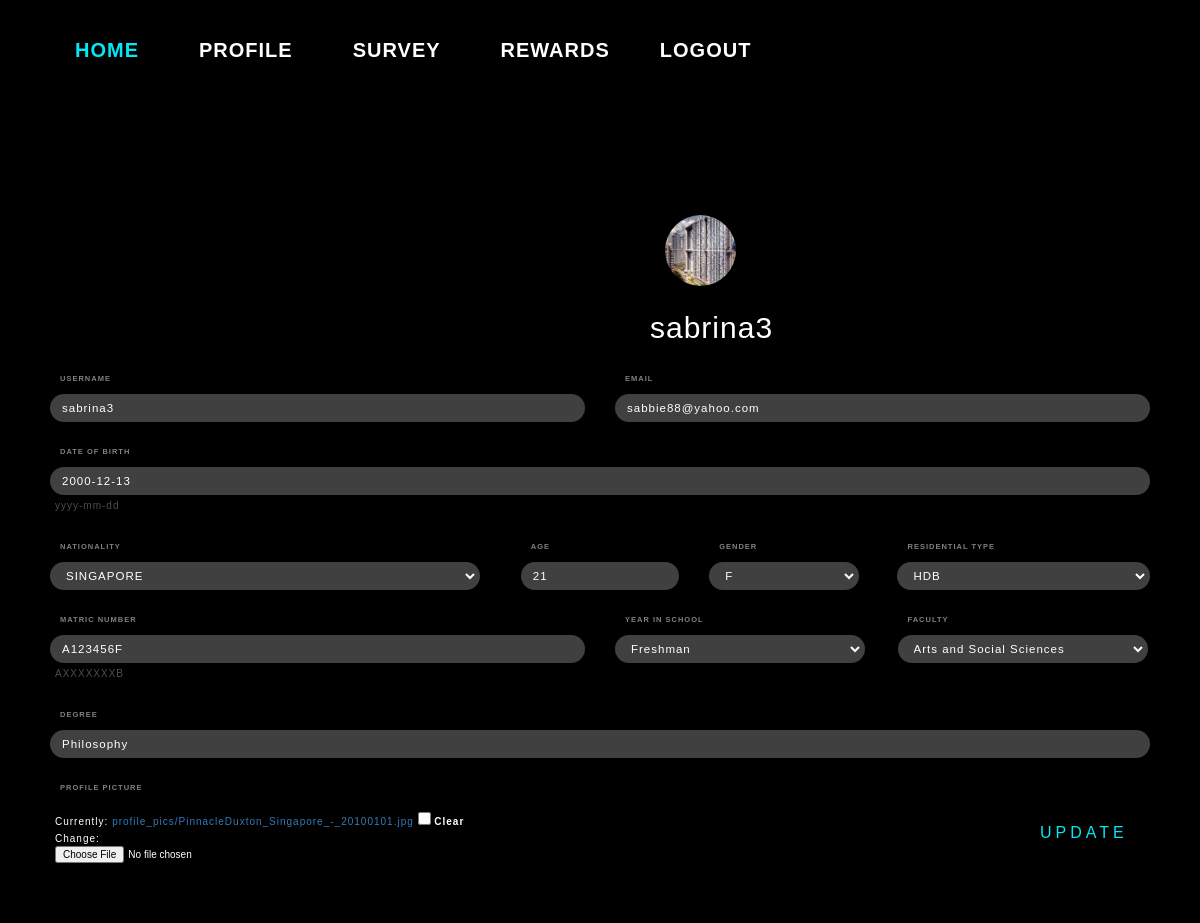
The app's page /accounts/profile/ (signed in) with its own data.
### accounts/models.py (models this page shows, shortened)
class UserProfileInfo(models.Model):
    user = models.OneToOneField(User, on_delete=models.CASCADE)
    name = models.CharField('Full Name',max_length=200)
    matriculationNumber = models.CharField('Matric Number',
    max_length=10,help_text='AXXXXXXXB')
    age = models.IntegerField()
    dob = models.DateField('Date of Birth', help_text='yyyy-mm-dd')
    genderChoices = [('Female','F'),('Male','M')]
    gender = models.CharField(max_length=10, choices=genderChoices)
    email = models.EmailField(max_length=200, blank=False)
    portfolio_site = models.URLField(blank=True)
    profile_pic = models.ImageField(upload_to='profile_pics', blank=True)
    countryChoices = [
    ('AF', 'AFGHANISTAN'),
    ('AL', 'ALBANIA'),
    ('DZ', 'ALGERIA'),
    ('AS', 'AMERICAN SAMOA'),
    ('AD', 'ANDORRA'),
    ('AO', 'ANGOLA'),
    ('AI', 'ANGUILLA'),
    ('AQ', 'ANTARCTICA'),
    ('AG', 'ANTIGUA AND BARBUDA'),
    ('AR', 'ARGENTINA'),
    ('AM', 'ARMENIA'),
    ('AW', 'ARUBA'),
    ('AU', 'AUSTRALIA'),
    ('AT', 'AUSTRIA'),
    ('AZ', 'AZERBAIJAN'),
    ('BS', 'BAHAMAS'),
    ('BH', 'BAHRAIN'),
    ('BD', 'BANGLADESH'),
    ('BB', 'BARBADOS'),
    ('BY', 'BELARUS'),
    ('BE', 'BELGIUM'),
    ('BZ', 'BELIZE'),
    ('BJ', 'BENIN'),
    ('BM', 'BERMUDA'),
    ('BT', 'BHUTAN'),
    ('BO', 'BOLIVIA'),
    ('BA', 'BOSNIA AND HERZEGOVINA'),
    ('BW', 'BOTSWANA'),
    ('BV', 'BOUVET ISLAND'),
    ('BR', 'BRAZIL'),
    ('IO', 'BRITISH INDIAN OCEAN TERRITORY'),
    ('BN', 'BRUNEI DARUSSALAM'),
    ('BG', 'BULGARIA'),
    ('BF', 'BURKINA FASO'),
    ('BI', 'BURUNDI'),
    ('KH', 'CAMBODIA'),
    ('CM', 'CAMEROON'),
    ('CA', 'CANADA'),
    ('CV', 'CAPE VERDE'),
    ('KY', 'CAYMAN ISLANDS'),
    ('CF', 'CENTRAL AFRICAN REPUBLIC'),
    ('TD', 'CHAD'),
    ('CL', 'CHILE'),
    ('CN', 'CHINA'),
    ('CX', 'CHRISTMAS ISLAND'),
    ('CC', 'COCOS (KEELING) ISLANDS'),
    ('CO', 'COLOMBIA'),
    ('KM', 'COMOROS'),
    ('CG', 'CONGO'),
    ('CD', 'CONGO, THE DEMOCRATIC REPUBLIC OF'),
    ('CK', 'COOK ISLANDS'),
    ('CR', 'COSTA RICA'),
    ('CI', "CÃ”TE D'IVOIRE"),
    ('HR', 'CROATIA'),
    ('CU', 'CUBA'),
    ('CY', 'CYPRUS'),
    ('CZ', 'CZECH REPUBLIC'),
    ('DK', 'DENMARK'),
    ('DJ', 'DJIBOUTI'),
    ('DM', 'DOMINICA'),
    ('DO', 'DOMINICAN REPUBLIC'),
    ('EC', 'ECUADOR'),
    ('EG', 'EGYPT'),
    ('SV', 'EL SALVADOR'),
    ('GQ', 'EQUATORIAL GUINEA'),
    ('ER', 'ERITREA'),
    ('EE', 'ESTONIA'),
    ('ET', 'ETHIOPIA'),
    ('FK', 'FALKLAND ISLANDS (MALVINAS)'),
    ('FO', 'FAROE ISLANDS'),
    ('FJ', 'FIJI'),
    ('FI', 'FINLAND'),
    ('FR', 'FRANCE'),
    ('GF', 'FRENCH GUIANA'),
    ('PF', 'FRENCH POLYNESIA'),
    ('TF', 'FRENCH SOUTHERN TERRITORIES'),
    ('GA', 'GABON'),
    ('GM', 'GAMBIA'),
    ('GE', 'GEORGIA'),
    ('DE', 'GERMANY'),
    ('GH', 'GHANA'),
    ('GI', 'GIBRALTAR'),
    ('GR', 'GREECE'),
    ('GL', 'GREENLAND'),
    ('GD', 'GRENADA'),
    ('GP', 'GUADELOUPE'),
    ('GU', 'GUAM'),
    ('GT', 'GUATEMALA'),
    ('GN', 'GUINEA'),
    ('GW', 'GUINEA'),
    ('GY', 'GUYANA'),
    ('HT', 'HAITI'),
    ('HM', 'HEARD ISLAND AND MCDONALD ISLANDS'),
    ('HN', 'HONDURAS'),
    ('HK', 'HONG KONG'),
    ('HU', 'HUNGARY'),
    ('IS', 'ICELAND'),
    ('IN', 'INDIA'),
    ('ID', 'INDONESIA'),
    ('IR', 'IRAN, ISLAMIC REPUBLIC OF'),
    ('IQ', 'IRAQ'),
    ('IE', 'IRELAND'),
    ('IL', 'ISRAEL'),
    ('IT', 'ITALY'),
    ('JM', 'JAMAICA'),
    ('JP', 'JAPAN'),
    ('JO', 'JORDAN'),
    ('KZ', 'KAZAKHSTAN'),
    ('KE', 'KENYA'),
    ('KI', 'KIRIBATI'),
    ('KP', "KOREA, DEMOCRATIC PEOPLE'S REPUBLIC OF"),
    ('KR', 'KOREA, REPUBLIC OF'),
    ('KW', 'KUWAIT'),
    ('KG', 'KYRGYZSTAN'),
    ('LA', "LAO PEOPLE'S DEMOCRATIC REPUBLIC"),
    ('LV', 'LATVIA'),
    ('LB', 'LEBANON'),
    ('LS', 'LESOTHO'),
    ('LR', 'LIBERIA'),
    ('LY', 'LIBYAN ARAB JAMAHIRIYA'),
    ('LI', 'LIECHTENSTEIN'),
    ('LT', 'LITHUANIA'),
    ('LU', 'LUXEMBOURG'),
    ('MO', 'MACAO'),
    ('MK', 'MACEDONIA, THE FORMER YUGOSLAV REPUBLIC OF'),
    ('MG', 'MADAGASCAR'),
    ('MW', 'MALAWI'),
    ('MY', 'MALAYSIA'),
    ('MV', 'MALDIVES'),
    ('ML', 'MALI'),
    ('MT', 'MALTA'),
    ('MH', 'MARSHALL ISLANDS'),
    ('MQ', 'MARTINIQUE'),
    ('MR', 'MAURITANIA'),
    ('MU', 'MAURITIUS'),
    ('YT', 'MAYOTTE'),
    ('MX', 'MEXICO'),
    ('FM', 'MICRONESIA, FEDERATED STATES OF'),
    ('MD', 'MOLDOVA, REPUBLIC OF'),
    ('MC', 'MONACO'),
    ('MN', 'MONGOLIA'),
    ('MS', 'MONTSERRAT'),
    ('MA', 'MOROCCO'),
    ('MZ', 'MOZAMBIQUE'),
    ('MM', 'MYANMAR'),
    ('NA', 'NAMIBIA'),
    ('NR', 'NAURU'),
    ('NP', 'NEPAL'),
    ('NL', 'NETHERLANDS'),
    ('AN', 'NETHERLANDS ANTILLES'),
    ('NC', 'NEW CALEDONIA'),
    ('NZ', 'NEW ZEALAND'),
    ('NI', 'NICARAGUA'),
    ('NE', 'NIGER'),
    ('NG', 'NIGERIA'),
    ('NU', 'NIUE'),
    ('NF', 'NORFOLK ISLAND'),
    ('MP', 'NORTHERN MARIANA ISLANDS'),
    ('NO', 'NORWAY'),
    ('OM', 'OMAN'),
    ('PK', 'PAKISTAN'),
    ('PW', 'PALAU'),
    ('PS', 'PALESTINIAN TERRITORY, OCCUPIED'),
    ('PA', 'PANAMA'),
    ('PG', 'PAPUA NEW GUINEA'),
    ('PY', 'PARAGUAY'),
    ('PE', 'PERU'),
    ('PH', 'PHILIPPINES'),
    ('PN', 'PITCAIRN'),
    ('PL', 'POLAND'),
    ('PT', 'PORTUGAL'),
    ('PR', 'PUERTO RICO'),
    ('QA', 'QATAR'),
    ('RE', 'RÃ‰UNION'),
    ('RO', 'ROMANIA'),
    ('RU', 'RUSSIAN FEDERATION'),
    ('RW', 'RWANDA'),
    ('SH', 'SAINT HELENA'),
    ('KN', 'SAINT KITTS AND NEVIS'),
    ('LC', 'SAINT LUCIA'),
    ('PM', 'SAINT PIERRE AND MIQUELON'),
    ('VC', 'SAINT VINCENT AND THE GRENADINES'),
    ('WS', 'SAMOA'),
    ('SM', 'SAN MARINO'),
    ('ST', 'SAO TOME AND PRINCIPE'),
    ('SA', 'SAUDI ARABIA'),
    ('SN', 'SENEGAL'),
    ('CS', 'SERBIA AND MONTENEGRO'),
    ('SC', 'SEYCHELLES'),
    ('SL', 'SIERRA LEONE'),
    ('SG', 'SINGAPORE'),
    ('SK', 'SLOVAKIA'),
    ('SI', 'SLOVENIA'),
    ('SB', 'SOLOMON ISLANDS'),
    ('SO', 'SOMALIA'),
    ('ZA', 'SOUTH AFRICA'),
    ('GS', 'SOUTH GEORGIA AND SOUTH SANDWICH ISLANDS'),
    ('ES', 'SPAIN'),
    ('LK', 'SRI LANKA'),
    ('SD', 'SUDAN'),
    ('SR', 'SURINAME'),
    ('SJ', 'SVALBARD AND JAN MAYEN'),
    ('SZ', 'SWAZILAND'),
    ('SE', 'SWEDEN'),
    ('CH', 'SWITZERLAND'),
    ('SY', 'SYRIAN ARAB REPUBLIC'),
    ('TW', 'TAIWAN, PROVINCE OF CHINA'),
    ('TJ', 'TAJIKISTAN'),
    ('TZ', 'TANZANIA, UNITED REPUBLIC OF'),
    ('TH', 'THAILAND'),
    ('TL', 'TIMOR'),
    ('TG', 'TOGO'),
    ('TK', 'TOKELAU'),
    ('TO', 'TONGA'),
    ('TT', 'TRINIDAD AND TOBAGO'),
    ('TN', 'TUNISIA'),
    ('TR', 'TURKEY'),
    ('TM', 'TURKMENISTAN'),
    ('TC', 'TURKS AND CAICOS ISLANDS'),
    ('TV', 'TUVALU'),
    ('UG', 'UGANDA'),
    ('UA', 'UKRAINE'),
    ('AE', 'UNITED ARAB EMIRATES'),
    ('GB', 'UNITED KINGDOM'),
    ('US', 'UNITED STATES'),
    ('UM', 'UNITED STATES MINOR OUTLYING ISLANDS'),
    ('UY', 'URUGUAY'),
    ('UZ', 'UZBEKISTAN'),
    ('VU', 'VANUATU'),
    ('VN', 'VIET NAM'),
    ('VG', 'VIRGIN ISLANDS, BRITISH'),
    ('VI', 'VIRGIN ISLANDS, U.S.'),
    ('WF', 'WALLIS AND FUTUNA'),
    ('EH', 'WESTERN SAHARA'),
    ('YE', 'YEMEN'),
    ('ZW', 'ZIMBABWE')]
    nationality = models.CharField(
    max_length=50, choices=countryChoices, default='SG'
    )
    facultyChoices = [
    ('ASS','Arts and Social Sciences'),
    ('BA','Business and Accountancy'),
    ('COM','Computing'),
    ('DENT','Dentistry'),
    ('SDE', 'Design and Environment'),
    ('ENG','Engineering'),
    ('LAW','Law'),
    ('MED','Medicine'),
    ('NUR','Nursing'),
    ('MUSIC','Music'),
    ('SCI','Science'),
    ]
    faculty = models.CharField(max_length=50,
    choices=facultyChoices,default='ASS')
    degree = models.CharField(max_length=50)
    YEAR_IN_SCHOOL_CHOICES = [
        ('FRESHMAN', 'Freshman'),
        ('SOPHOMORE', 'Sophomore'),
        ('JUNIOR', 'Junior'),
        ('SENIOR', 'Senior'),
        ('GRADUATE', 'Graduate'),
    ]
    year_in_school = models.CharField(
        max_length=10,
        choices=YEAR_IN_SCHOOL_CHOICES,
        default='FRESHMAN',
    )
    CurrentResidentialType_choices = [
    ('HDB', 'HDB'),
    ('PE', 'PrivateEstate'),
    ('Condo', 'Condominium'),
    ('Campus', 'Campus Accomodation')]
    currentresidentialtype = models.CharField('Current Residential Type',
    max_length=10, choices=CurrentResidentialType_choices,
    default='HDB')

### accounts/views.py (the view)
# urls.py: url(r'^accounts/profile/',accounts_views.profile_view, name='profile'),
@login_required
def profile_view(request):
    if request.method == 'POST':
        user_form=UserUpdateForm(request.POST, instance=request.user)
        profile_form=ProfileUpdateForm(request.POST,request.FILES, instance=request.user.userprofileinfo)
        if user_form.is_valid and profile_form.is_valid:
            user_form.save()
            profile_form.save()
            return redirect('profile')
    else:
        user_form=UserUpdateForm(instance=request.user)
        profile_form=ProfileUpdateForm(instance=request.user.userprofileinfo)
    return render(request, 'accounts/profile.html', {'user_form':user_form, 'profile_form':profile_form})

### accounts/templates/accounts/profile.html (shortened to what this page needs)
{% extends "survey/base.html" %}
{% load static %}
{% block css %}
<link rel="stylesheet" type="text/css" href="{% static 'accounts/profile.css' %}">
{% endblock %}
{% block body_block %}
<div class="profile_box">
<div class="uh-image">
    <img class="uh-image-inner" src="{{user.userprofileinfo.profile_pic.url}}">
</div>
<div class="profile_header">
    <h2> {{ user.username }}</h2>
</div>
<div class="container">
    <form enctype="multipart/form-data" method="POST" action="{% url 'accounts:profile' %}" id="profileupdate_form" class="form-login">
        <div class="form-row">
            <div class="form-group col-md-6 mb-0">
                <label for="username" class="login__label"> Username</label>
                {{user_form.username}}
            </div>
            <div class="form-group col-md-6 mb-0">
                <label for="email" class="login__label"> Email </label>
                {{ profile_form.email}}
            </div>
        </div>
        <div class="form-row">
            <div class="form-group col-md-12 mb-0">
                <label for="dob"  class="login__label"> Date of Birth </label>
                {{ profile_form.dob}}
                <div class="help_text">
                {{profile_form.dob.help_text}}
                </div>
            </div>
        </div>
        <div class="form-row">
            <div class="form-group col-md-5 mb-0">
                <label for="nationality" class="login__label"> Nationality </label>
                {{ profile_form.nationality}}
            </div>
            <div class="form-group col-md-2 mb-0">
                <label for="age" class="login__label"> Age </label>
                {{ profile_form.age}}
            </div>
            <div class="form-group col-md-2 mb-0">
                <label for="gender" class="login__label"> Gender </label>
                {{ profile_form.gender}}
            </div>
            <div class="form-group col-md-3 mb-0">
                <label for="currentresidentialtype" class="login__label"> Residential Type </label>
                {{ profile_form.currentresidentialtype}}
            </div>
        </div>
        <div class="form-row">
            <div class="form-group col-md-6 mb-0">
                <label for="matriculationNumber" class="login__label"> Matric Number </label>
                {{ profile_form.matriculationNumber}}
                <div class="help_text">
                {{profile_form.matriculationNumber.help_text}}
                </div>
            </div>
            <div class="form-group col-md-3 mb-0">
                <label for="year_in_school" class="login__label"> Year in School </label>
                {{ profile_form.year_in_school}}
            </div>
            <div class="form-group col-md-3 mb-0">
                <label for="faculty" class="login__label"> Faculty </label>
                {{ profile_form.faculty}}
            </div>
            <div class="form-group col-md-12 mb-0">
                <label for="degree" class="login__label"> Degree </label>
                {{ profile_form.degree }}
            </div>
        </div>
        <div class="form-row">
            <div class="form-group col-md-12 mb-0">
                <label for="profile_pic" class="login__label" id="pic"> Profile Picture</label>
                <div class="pic_text">
                {{ profile_form.profile_pic}}
                </div>
            </div>
        </div>
        <div class="form-row">
            <div class="form-group col-md-12 mb-0">
                <div class="box">
                    <a href="#" onclick= "document.getElementById('profileupdate_form').submit()" id="update-button">
                        Update
                    </a>
                </div>
            </div>
        </div>
	</form>
</div>
{% endblock %}

### survey/templates/survey/base.html (shortened to what this page needs)
{%load static%}
<!DOCTYPE html>
<html>
  <head>
    <link rel="stylesheet" href="https://maxcdn.bootstrapcdn.com/bootstrap/3.3.7/css/bootstrap.min.css">
    <link rel="stylesheet" type="text/css" href="{% static 'survey/base.css' %}">
    <link rel="stylesheet" type="text/css" href="{% static 'survey/nav.css' %}">
    {% block css %}
    {% endblock %}
  </head>
  <div class="nav_box">
  <header class="navbarheader">
  <nav>
    <ul class=navbarlist>
      <a href="{% url 'survey:dashboard' %}" class="active" role="button">Home</a>
      <a href="{% url 'accounts:profile' %}" role="button">Profile</a>
      <a href="{% url 'survey:survey' %}" role="button">Survey</a>
      <a href="{% url 'survey:rewards' %}" role="button">Rewards</a>
      <a href="{% url 'logout' %}" id="logout">Logout</a>
    </ul>
  </nav>
  </header>
  </div>
  <br></br>
  <br></br>
  <br></br>
  <body id="stars stars2 stars3">
    {% block body_block %}
    {% endblock %}
  </body>
</html>

### records on screen
UserProfileInfo: email "sabbie88@yahoo.com", dob "2000-12-13", nationality "SINGAPORE", age "21", gender "F", currentresidentialtype "HDB", matriculationNumber "A123456F", year_in_school "Freshman", faculty "Arts and Social Sciences", degree "Philosophy"

### other values on screen
{{ user.username }} "sabrina3"
{{ profile_form.dob.help_text }} "yyyy-mm-dd"
{{ profile_form.matriculationNumber.help_text }} "AXXXXXXXB"
